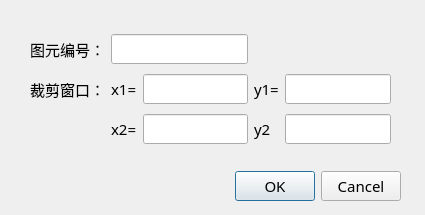
<?xml version="1.0" encoding="UTF-8"?>
<ui version="4.0">
 <class>ClipDialog</class>
 <widget class="QDialog" name="ClipDialog">
  <property name="geometry">
   <rect>
    <x>0</x>
    <y>0</y>
    <width>425</width>
    <height>215</height>
   </rect>
  </property>
  <property name="windowTitle">
   <string>裁剪图元</string>
  </property>
  <widget class="QDialogButtonBox" name="buttonBox">
   <property name="geometry">
    <rect>
     <x>60</x>
     <y>170</y>
     <width>341</width>
     <height>32</height>
    </rect>
   </property>
   <property name="font">
    <font>
     <family>华文中宋</family>
     <pointsize>11</pointsize>
    </font>
   </property>
   <property name="orientation">
    <enum>Qt::Horizontal</enum>
   </property>
   <property name="standardButtons">
    <set>QDialogButtonBox::Cancel|QDialogButtonBox::Ok</set>
   </property>
  </widget>
  <widget class="QWidget" name="gridLayoutWidget">
   <property name="geometry">
    <rect>
     <x>30</x>
     <y>30</y>
     <width>361</width>
     <height>121</height>
    </rect>
   </property>
   <layout class="QGridLayout" name="gridLayout_2">
    <item row="1" column="1">
     <widget class="QLabel" name="label_8">
      <property name="font">
       <font>
        <family>华文中宋</family>
        <pointsize>11</pointsize>
       </font>
      </property>
      <property name="text">
       <string>x1=</string>
      </property>
     </widget>
    </item>
    <item row="0" column="0">
     <widget class="QLabel" name="label_10">
      <property name="font">
       <font>
        <family>华文中宋</family>
        <pointsize>11</pointsize>
       </font>
      </property>
      <property name="text">
       <string>图元编号：</string>
      </property>
     </widget>
    </item>
    <item row="1" column="0">
     <widget class="QLabel" name="label_5">
      <property name="font">
       <font>
        <family>华文中宋</family>
        <pointsize>11</pointsize>
       </font>
      </property>
      <property name="text">
       <string>裁剪窗口：</string>
      </property>
     </widget>
    </item>
    <item row="0" column="1" colspan="2">
     <widget class="QLineEdit" name="id">
      <property name="font">
       <font>
        <family>华文中宋</family>
        <pointsize>11</pointsize>
       </font>
      </property>
     </widget>
    </item>
    <item row="1" column="3">
     <widget class="QLabel" name="label_6">
      <property name="font">
       <font>
        <family>华文中宋</family>
        <pointsize>11</pointsize>
       </font>
      </property>
      <property name="text">
       <string>y1=</string>
      </property>
     </widget>
    </item>
    <item row="1" column="4">
     <widget class="QLineEdit" name="y1">
      <property name="font">
       <font>
        <family>华文中宋</family>
        <pointsize>11</pointsize>
       </font>
      </property>
     </widget>
    </item>
    <item row="1" column="2">
     <widget class="QLineEdit" name="x1">
      <property name="font">
       <font>
        <family>华文中宋</family>
        <pointsize>11</pointsize>
       </font>
      </property>
     </widget>
    </item>
    <item row="2" column="1">
     <widget class="QLabel" name="label_9">
      <property name="font">
       <font>
        <family>华文中宋</family>
        <pointsize>11</pointsize>
       </font>
      </property>
      <property name="text">
       <string>x2=</string>
      </property>
     </widget>
    </item>
    <item row="2" column="3">
     <widget class="QLabel" name="label_7">
      <property name="font">
       <font>
        <family>华文中宋</family>
        <pointsize>11</pointsize>
       </font>
      </property>
      <property name="text">
       <string>y2</string>
      </property>
     </widget>
    </item>
    <item row="2" column="2">
     <widget class="QLineEdit" name="x2">
      <property name="font">
       <font>
        <family>华文中宋</family>
        <pointsize>11</pointsize>
       </font>
      </property>
     </widget>
    </item>
    <item row="2" column="4">
     <widget class="QLineEdit" name="y2">
      <property name="font">
       <font>
        <family>华文中宋</family>
        <pointsize>11</pointsize>
       </font>
      </property>
     </widget>
    </item>
   </layout>
  </widget>
 </widget>
 <resources/>
 <connections>
  <connection>
   <sender>buttonBox</sender>
   <signal>accepted()</signal>
   <receiver>ClipDialog</receiver>
   <slot>accept()</slot>
   <hints>
    <hint type="sourcelabel">
     <x>248</x>
     <y>254</y>
    </hint>
    <hint type="destinationlabel">
     <x>157</x>
     <y>274</y>
    </hint>
   </hints>
  </connection>
  <connection>
   <sender>buttonBox</sender>
   <signal>rejected()</signal>
   <receiver>ClipDialog</receiver>
   <slot>reject()</slot>
   <hints>
    <hint type="sourcelabel">
     <x>316</x>
     <y>260</y>
    </hint>
    <hint type="destinationlabel">
     <x>286</x>
     <y>274</y>
    </hint>
   </hints>
  </connection>
 </connections>
</ui>
